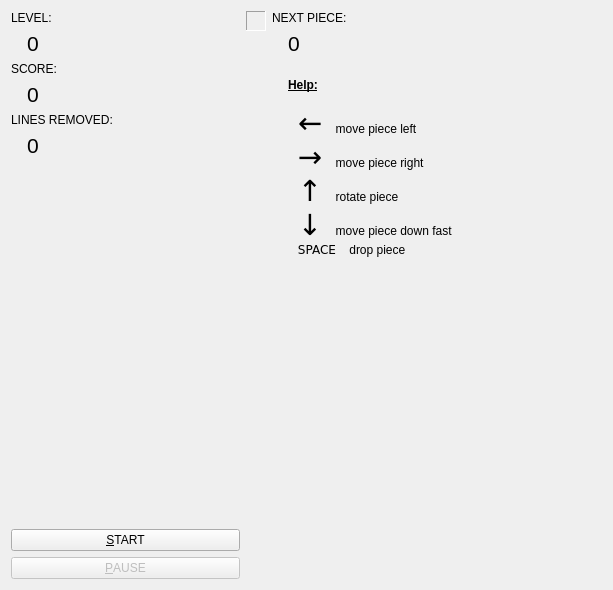
<?xml version="1.0" encoding="UTF-8"?>
<ui version="4.0">
 <class>JKFallingBlocksMainWindow</class>
 <widget class="QWidget" name="JKFallingBlocksMainWindow">
  <property name="geometry">
   <rect>
    <x>0</x>
    <y>0</y>
    <width>613</width>
    <height>590</height>
   </rect>
  </property>
  <property name="windowTitle">
   <string>JKFallingBlocksMainWindow</string>
  </property>
  <layout class="QGridLayout" name="gridLayout">
   <item row="1" column="1">
    <spacer name="verticalSpacer_5">
     <property name="orientation">
      <enum>Qt::Vertical</enum>
     </property>
     <property name="sizeHint" stdset="0">
      <size>
       <width>20</width>
       <height>40</height>
      </size>
     </property>
    </spacer>
   </item>
   <item row="0" column="0" rowspan="2">
    <layout class="QVBoxLayout" name="verticalLayout">
     <item>
      <widget class="QLabel" name="label_3">
       <property name="text">
        <string>LEVEL:</string>
       </property>
      </widget>
     </item>
     <item>
      <widget class="QLabel" name="labLevel">
       <property name="font">
        <font>
         <pointsize>16</pointsize>
        </font>
       </property>
       <property name="text">
        <string>0</string>
       </property>
       <property name="alignment">
        <set>Qt::AlignLeading|Qt::AlignLeft|Qt::AlignVCenter</set>
       </property>
       <property name="indent">
        <number>16</number>
       </property>
      </widget>
     </item>
     <item>
      <widget class="QLabel" name="label">
       <property name="text">
        <string>SCORE:</string>
       </property>
      </widget>
     </item>
     <item>
      <widget class="QLabel" name="labPoints">
       <property name="font">
        <font>
         <pointsize>16</pointsize>
        </font>
       </property>
       <property name="text">
        <string>0</string>
       </property>
       <property name="alignment">
        <set>Qt::AlignLeading|Qt::AlignLeft|Qt::AlignVCenter</set>
       </property>
       <property name="indent">
        <number>16</number>
       </property>
      </widget>
     </item>
     <item>
      <widget class="QLabel" name="label_2">
       <property name="text">
        <string>LINES REMOVED:</string>
       </property>
      </widget>
     </item>
     <item>
      <widget class="QLabel" name="labLinesRemoved">
       <property name="font">
        <font>
         <pointsize>16</pointsize>
        </font>
       </property>
       <property name="text">
        <string>0</string>
       </property>
       <property name="alignment">
        <set>Qt::AlignLeading|Qt::AlignLeft|Qt::AlignVCenter</set>
       </property>
       <property name="indent">
        <number>16</number>
       </property>
      </widget>
     </item>
     <item>
      <spacer name="verticalSpacer_4">
       <property name="orientation">
        <enum>Qt::Vertical</enum>
       </property>
       <property name="sizeHint" stdset="0">
        <size>
         <width>20</width>
         <height>40</height>
        </size>
       </property>
      </spacer>
     </item>
     <item>
      <spacer name="verticalSpacer">
       <property name="orientation">
        <enum>Qt::Vertical</enum>
       </property>
       <property name="sizeHint" stdset="0">
        <size>
         <width>229</width>
         <height>407</height>
        </size>
       </property>
      </spacer>
     </item>
     <item>
      <widget class="QPushButton" name="btnStart">
       <property name="text">
        <string>&amp;START</string>
       </property>
      </widget>
     </item>
     <item>
      <widget class="QPushButton" name="btnPause">
       <property name="enabled">
        <bool>false</bool>
       </property>
       <property name="text">
        <string>&amp;PAUSE</string>
       </property>
       <property name="checkable">
        <bool>true</bool>
       </property>
      </widget>
     </item>
    </layout>
   </item>
   <item row="2" column="1">
    <spacer name="verticalSpacer_3">
     <property name="orientation">
      <enum>Qt::Vertical</enum>
     </property>
     <property name="sizeHint" stdset="0">
      <size>
       <width>20</width>
       <height>40</height>
      </size>
     </property>
    </spacer>
   </item>
   <item row="0" column="2" rowspan="2">
    <layout class="QVBoxLayout" name="verticalLayout_3">
     <item>
      <layout class="QVBoxLayout" name="verticalLayout_2">
       <item>
        <widget class="QLabel" name="label_4">
         <property name="text">
          <string>NEXT PIECE:</string>
         </property>
        </widget>
       </item>
       <item>
        <widget class="QLabel" name="labNext">
         <property name="font">
          <font>
           <pointsize>16</pointsize>
          </font>
         </property>
         <property name="text">
          <string>0</string>
         </property>
         <property name="indent">
          <number>16</number>
         </property>
        </widget>
       </item>
      </layout>
     </item>
     <item>
      <widget class="QLabel" name="label_5">
       <property name="text">
        <string>&lt;u&gt;&lt;b&gt;Help:&lt;/b&gt;&lt;/u&gt;&lt;br&gt;&lt;br&gt;
&amp;nbsp;&amp;nbsp;&amp;nbsp;&lt;font size=&quot;+5&quot;&gt;&lt;tt&gt;&amp;larr;&lt;/tt&gt;&lt;/font&gt;&amp;nbsp;&amp;nbsp;&amp;nbsp; move piece left&lt;br&gt;
&amp;nbsp;&amp;nbsp;&amp;nbsp;&lt;font size=&quot;+5&quot;&gt;&lt;tt&gt;&amp;rarr;&lt;/tt&gt;&lt;/font&gt;&amp;nbsp;&amp;nbsp;&amp;nbsp; move piece right&lt;br&gt;
&amp;nbsp;&amp;nbsp;&amp;nbsp;&lt;font size=&quot;+5&quot;&gt;&lt;tt&gt;&amp;uarr;&lt;/tt&gt;&lt;/font&gt;&amp;nbsp;&amp;nbsp;&amp;nbsp; rotate piece&lt;br&gt;
&amp;nbsp;&amp;nbsp;&amp;nbsp;&lt;font size=&quot;+5&quot;&gt;&lt;tt&gt;&amp;darr;&lt;/tt&gt;&lt;/font&gt;&amp;nbsp;&amp;nbsp;&amp;nbsp; move piece down fast&lt;br&gt;
&amp;nbsp;&amp;nbsp;&amp;nbsp;&lt;tt&gt;SPACE&lt;/tt&gt;&amp;nbsp;&amp;nbsp;&amp;nbsp; drop piece&lt;br&gt;</string>
       </property>
       <property name="alignment">
        <set>Qt::AlignLeading|Qt::AlignLeft|Qt::AlignTop</set>
       </property>
       <property name="indent">
        <number>16</number>
       </property>
      </widget>
     </item>
     <item>
      <spacer name="verticalSpacer_2">
       <property name="orientation">
        <enum>Qt::Vertical</enum>
       </property>
       <property name="sizeHint" stdset="0">
        <size>
         <width>20</width>
         <height>306</height>
        </size>
       </property>
      </spacer>
     </item>
    </layout>
   </item>
   <item row="0" column="1">
    <widget class="JKFallingBlocksFrame" name="FallingBlocks">
     <property name="minimumSize">
      <size>
       <width>20</width>
       <height>0</height>
      </size>
     </property>
     <property name="maximumSize">
      <size>
       <width>16777215</width>
       <height>250</height>
      </size>
     </property>
     <property name="frameShape">
      <enum>QFrame::Panel</enum>
     </property>
     <property name="frameShadow">
      <enum>QFrame::Sunken</enum>
     </property>
    </widget>
   </item>
   <item row="0" column="3">
    <spacer name="horizontalSpacer">
     <property name="orientation">
      <enum>Qt::Horizontal</enum>
     </property>
     <property name="sizeHint" stdset="0">
      <size>
       <width>40</width>
       <height>20</height>
      </size>
     </property>
    </spacer>
   </item>
  </layout>
 </widget>
 <layoutdefault spacing="6" margin="11"/>
 <customwidgets>
  <customwidget>
   <class>JKFallingBlocksFrame</class>
   <extends>QFrame</extends>
   <header>jkfallingblocksframe.h</header>
   <container>1</container>
  </customwidget>
 </customwidgets>
 <resources/>
 <connections/>
</ui>
